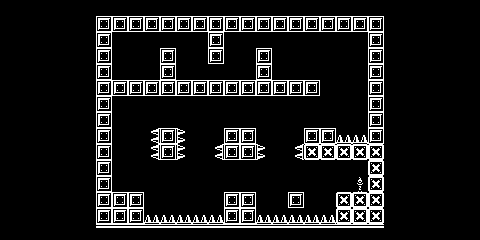

Below is a game level as drawn by its tile map, then a one-line description and the .tmx file that defines it, in full:
An orthogonal 30x15 tile map with 16x16 px tiles, 2 tile layers (fondo, Capa de patrones 1) and 34 objects (17x Colider, 10x Pico, 4x Exit, Spawn, World).

<map version="1.5" tiledversion="1.7.1" orientation="orthogonal" renderorder="right-down" width="30" height="15" tilewidth="16" tileheight="16" infinite="0" nextlayerid="13" nextobjectid="258">
 <tileset firstgid="1" name="tilemap" tilewidth="16" tileheight="16" spacing="1" tilecount="1548" columns="36">
  <image source="../Tilemap/tilemap.png" width="621" height="746" />
  <tile id="18">
   <animation>
    <frame tileid="54" duration="130" />
    <frame tileid="54" duration="130" />
    <frame tileid="18" duration="130" />
    <frame tileid="18" duration="130" />
    <frame tileid="18" duration="130" />
    <frame tileid="54" duration="130" />
   </animation>
  </tile>
  <tile id="47">
   <objectgroup draworder="index" id="2">
    <object id="1" type="Colider" x="0" y="0" width="16" height="16" />
   </objectgroup>
  </tile>
  <tile id="294">
   <objectgroup draworder="index" id="2">
    <object id="1" type="Pico" x="16" y="0">
     <polygon points="0,0 -6.00532,2.59436 -5.96279,13.4397 0,16" />
    </object>
   </objectgroup>
  </tile>
  <tile id="327" type="Pico">
   <objectgroup draworder="index" id="3">
    <object id="2" x="0" y="16">
     <polygon points="0,0 2.76449,-5.7076 13.0569,-5.53748 16,0" />
    </object>
   </objectgroup>
  </tile>
  <tile id="364" type="Pico">
   <objectgroup draworder="index" id="2">
    <object id="1" name="Picos" type="Pico" x="0" y="0">
     <polygon points="0,0 0,16 5.625,13.3125 5.625,2.4375" />
    </object>
   </objectgroup>
  </tile>
  <tile id="701">
   <objectgroup draworder="index" id="2">
    <object id="1" type="Exit" x="0" y="0" width="16" height="16" />
   </objectgroup>
  </tile>
  <tile id="702">
   <objectgroup draworder="index" id="2">
    <object id="1" type="Exit" x="0" y="0" width="16" height="16" />
   </objectgroup>
  </tile>
  <tile id="703">
   <objectgroup draworder="index" id="2">
    <object id="1" type="Exit" x="0" y="0" width="16" height="16" />
   </objectgroup>
  </tile>
 </tileset>
 <layer id="12" name="fondo" width="30" height="15">
  <data encoding="csv">
0,0,0,0,0,228,228,228,228,228,228,228,228,228,228,228,228,228,228,228,228,228,228,228,228,0,0,0,0,0,
0,0,0,0,0,228,48,48,48,48,48,48,48,48,48,48,48,48,48,48,48,48,48,48,228,0,0,0,0,0,
0,0,0,0,0,228,48,228,228,228,228,228,228,228,228,228,228,228,228,1,1,228,228,48,228,0,0,0,0,0,
0,0,0,0,0,228,48,228,228,228,228,228,228,228,228,228,228,228,228,228,228,228,228,48,228,0,0,0,0,0,
0,0,0,0,0,228,48,228,228,228,228,228,228,228,228,228,228,228,228,228,228,228,228,48,228,0,0,0,0,0,
0,0,0,0,0,228,48,228,228,228,228,228,228,228,228,228,228,228,228,228,228,228,228,48,228,0,0,0,0,0,
0,0,0,0,0,228,48,228,228,228,228,228,228,228,228,228,228,228,228,228,228,228,228,48,228,0,0,0,0,0,
0,0,0,0,0,228,48,228,228,228,228,228,228,228,228,228,228,228,228,228,228,228,228,48,228,0,0,0,0,0,
0,0,0,0,0,228,48,228,228,228,228,228,228,228,228,228,228,228,228,228,228,228,228,48,228,0,0,0,0,0,
0,0,0,0,0,228,48,228,228,228,228,228,228,228,228,228,228,228,228,228,228,228,228,48,228,0,0,0,0,0,
0,0,0,0,0,228,48,228,228,228,228,228,228,228,228,228,228,228,228,228,228,228,228,48,228,0,0,0,0,0,
0,0,0,0,0,228,48,228,228,228,228,228,228,228,228,228,228,228,228,228,228,228,228,48,228,0,0,0,0,0,
0,0,0,0,0,228,48,228,228,228,228,228,228,228,228,228,1,1,48,1,1,228,228,48,228,0,0,0,0,0,
0,0,0,0,0,228,48,48,48,48,48,48,48,48,48,48,48,48,48,48,48,48,48,48,228,0,0,0,0,0,
0,0,0,0,0,228,228,228,228,228,228,228,228,228,228,228,228,228,228,228,228,228,228,228,228,0,0,0,0,0
</data>
 </layer>
 <layer id="1" name="Capa de patrones 1" width="30" height="15">
  <data encoding="csv">
0,0,0,0,0,0,0,0,0,0,0,0,0,0,0,0,0,0,0,0,0,0,0,0,0,0,0,0,0,0,
0,0,0,0,0,0,0,0,0,0,0,0,0,48,0,0,0,0,0,0,0,0,0,0,0,0,0,0,0,0,
0,0,0,0,0,0,0,0,0,0,0,0,0,48,0,0,0,0,0,0,0,0,0,0,0,0,0,0,0,0,
0,0,0,0,0,0,0,0,0,0,48,0,0,48,0,0,48,0,0,0,0,0,0,0,0,0,0,0,0,0,
0,0,0,0,0,0,0,0,0,0,48,0,0,0,0,0,48,0,0,0,0,0,0,0,0,0,0,0,0,0,
0,0,0,0,0,0,0,48,48,48,48,48,48,48,48,48,48,48,48,48,0,0,0,0,0,0,0,0,0,0,
0,0,0,0,0,0,0,0,0,0,0,0,0,0,0,0,0,0,0,0,0,0,0,0,0,0,0,0,0,0,
0,0,0,0,0,0,0,0,0,0,0,0,0,0,0,0,0,0,0,0,0,0,0,0,0,0,0,0,0,0,
0,0,0,0,0,0,0,0,0,295,48,365,0,0,48,48,0,0,0,48,48,328,328,0,0,0,0,0,0,0,
0,0,0,0,0,0,0,0,0,295,48,365,0,295,48,48,365,0,295,47,47,47,47,47,0,0,0,0,0,0,
0,0,0,0,0,0,0,0,0,0,0,0,0,0,0,0,0,0,0,0,0,0,0,47,0,0,0,0,0,0,
0,0,0,0,0,0,0,0,0,0,0,0,0,0,0,0,0,0,0,0,0,0,441,47,0,0,0,0,0,0,
0,0,0,0,0,0,0,48,48,0,0,0,0,0,48,48,0,0,0,0,0,47,47,47,0,0,0,0,0,0,
0,0,0,0,0,0,0,0,0,328,328,328,328,328,0,0,328,328,328,328,328,47,47,47,0,0,0,0,0,0,
0,0,0,0,0,0,631,631,631,631,631,631,631,631,631,631,631,631,631,631,631,631,631,631,0,0,0,0,0,0
</data>
 </layer>
 <objectgroup id="2" name="colisiones">
  <object id="219" type="Colider" x="96" y="16" width="288" height="16" />
  <object id="220" type="Colider" x="208" y="32" width="16" height="32" />
  <object id="221" type="Colider" x="256" y="48" width="16" height="32" />
  <object id="222" type="Colider" x="160" y="48" width="16" height="32" />
  <object id="224" type="Colider" x="112" y="80" width="208" height="16" />
  <object id="225" type="Colider" x="96" y="32" width="16" height="192" />
  <object id="226" type="Colider" x="112" y="192" width="32" height="32" />
  <object id="230" type="Colider" x="224" y="192" width="32" height="16" />
  <object id="231" type="Colider" x="336" y="192" width="48" height="16" />
  <object id="232" type="Colider" x="368" y="144" width="16" height="48" />
  <object id="234" type="Colider" x="304.333" y="128" width="31.6667" height="31.3333" />
  <object id="235" type="Colider" x="224" y="128" width="32" height="31.8125" />
  <object id="236" type="Colider" x="160" y="128" width="16" height="31" />
  <object id="237" type="Colider" x="368" y="32" width="16" height="112" />
  <object id="252" type="Colider" x="336" y="144" width="48" height="16" />
  <object id="257" type="Colider" x="288" y="192" width="16" height="16" />
 </objectgroup>
 <objectgroup id="3" name="SpawnPoint" offsetx="0.333333" offsety="1">
  <object id="248" type="Spawn" x="132.333" y="65.6667" />
 </objectgroup>
 <objectgroup id="6" name="Exits">
  <object id="249" type="Exit" x="352" y="160" width="16" height="32" />
 </objectgroup>
 <objectgroup id="5" name="worldbounds" visible="0">
  <object id="71" type="World" x="80" y="0" width="320.667" height="239.666" />
 </objectgroup>
 <objectgroup id="7" name="picos">
  <object id="244" type="Pico" x="144" y="224">
   <polygon points="0,0 3.72727,-5.45455 76.6364,-5.72727 80,0" />
  </object>
  <object id="245" type="Pico" x="256" y="224">
   <polygon points="0,0 4.09091,-5.72727 76.4545,-6 80,0" />
  </object>
  <object id="246" type="Pico" x="162.545" y="132">
   <polygon points="0,0 -7.36364,1.57595 -6.63636,19.8707 1.45455,21.5152" />
  </object>
  <object id="251" type="Pico" x="334.182" y="145.091">
   <polygon points="0,0 3.31469,-6.66667 33.5151,-6.33333 33.5151,0.333333" />
  </object>
  <object id="253" type="Pico" x="225" y="145.333">
   <polygon points="0,0 -7.36364,1.0166 -6.63636,12.818 1.45455,13.8788" />
  </object>
  <object id="254" type="Pico" x="306.667" y="145.545">
   <polygon points="0,0 -7.36364,1.0166 -6.63636,12.818 1.45455,13.8788" />
  </object>
  <object id="255" type="Pico" x="174.909" y="132">
   <polygon points="0,0 6.34131,3.28787 8.60606,17.3787 0,22.5455" />
  </object>
  <object id="256" type="Pico" x="253.438" y="144.313">
   <polygon points="0,0 7.15352,2.33333 9.70833,12.3333 0,16" />
  </object>
 </objectgroup>
</map>
